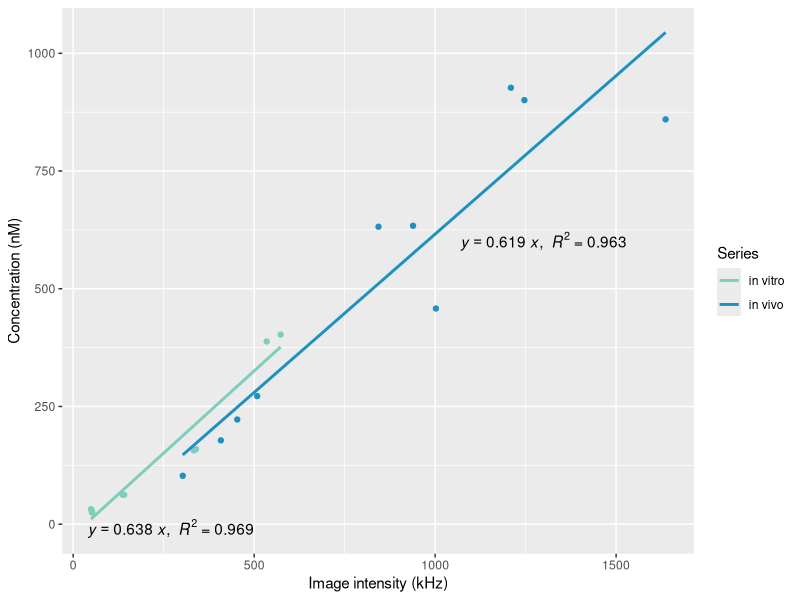
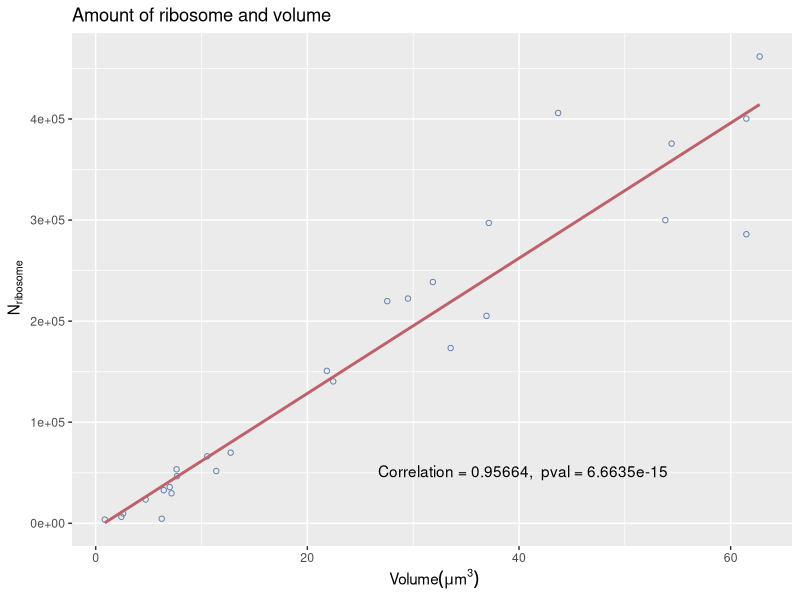
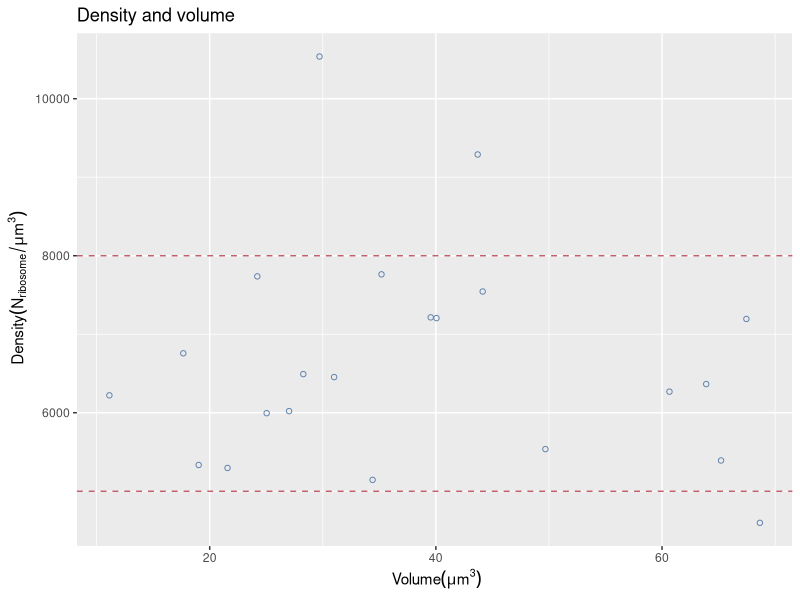
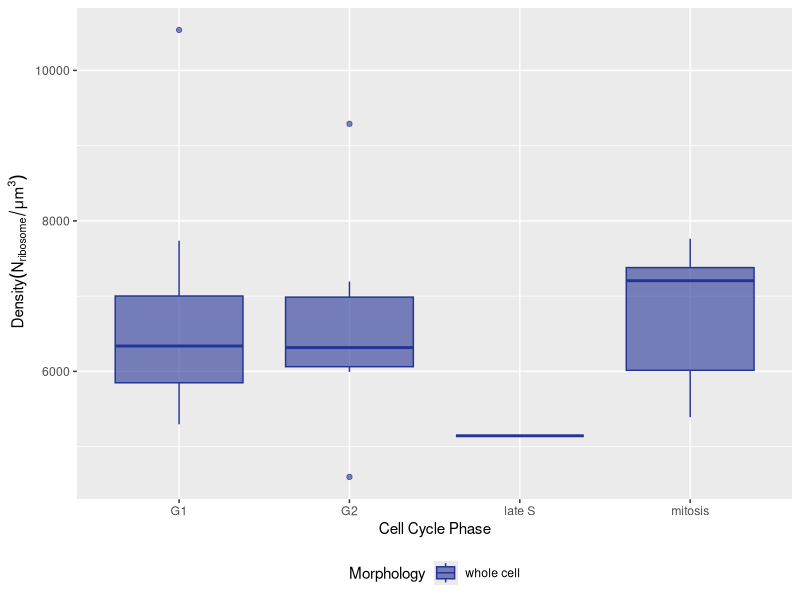
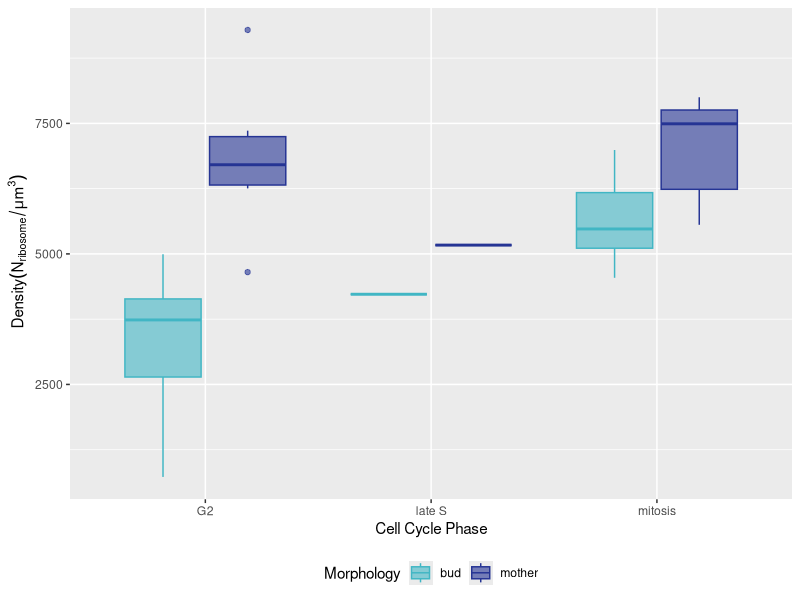
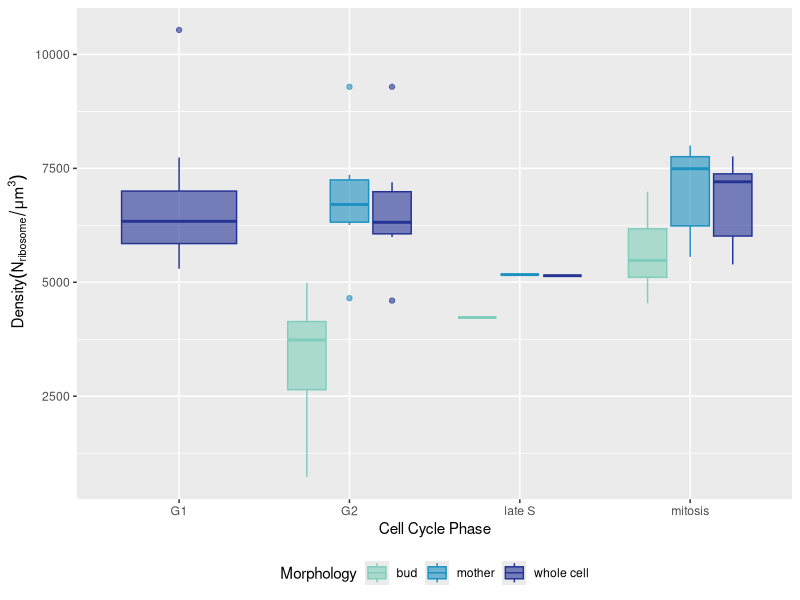

These charts were generated, in order, by the following R code:
#############
# Procedure #
############# 
library(ggplot2)
library(dplyr)

###############################################################################
# Calibration EGFP in vitro and in vivo
egfpsol <- read.csv('Data/egfpsol.csv', header = TRUE)
colnames(egfpsol) <- c('x','y')
egfp1 <- read.csv('Data/egfp1.csv', header = TRUE)
colnames(egfp1) <- c('x','y')

egfp <- data.frame(x1 = egfpsol$x,
                   y1 = egfpsol$y,
                   x2 = egfp1$x,
                   y2 = egfp1$y)

lm_eq <- function(df){
    m <- lm(y ~ 0+x, df); #intercept at 0,0
    eq <- substitute(italic(y) ==  b ~italic(x)*','~~italic(R)^2~'='~r2,
                     list(b = format(unname(coef(m)[1]), digits = 3),
                          r2 = format(summary(m)$r.squared, digits = 3)))
    as.character(as.expression(eq));
}

ggplot(egfp) + 
    geom_point(aes(x1,y1), colour='#7fcdbb') + geom_smooth(aes(x=x1,y=y1,colour='in vitro'), method=lm, se=FALSE) +
    geom_point(aes(x2,y2), colour='#1d91c0') + geom_smooth(aes(x=x2,y=y2,colour='in vivo'), method=lm, se=FALSE) +
    annotate('text', x = 270, y = -10, label = lm_eq(egfpsol), parse = TRUE) +
    annotate('text', x = 1300, y = 600, label = lm_eq(egfp1), parse = TRUE) +
    scale_color_manual(name = "Series",             
                       values = c('in vitro' = '#7fcdbb',  
                                  'in vivo' = '#1d91c0')) +
    labs(x = 'Image intensity (kHz)', y = 'Concentration (nM)')

###############################################################################
# Plot yeast N_corrected against Volume with reg_line and correlation
# Only mother & buds
rpl <- read.csv('Data/rpl3.csv',sep=';', header = TRUE)
## Exclude whole cells
idtf <- rpl[,2]!='whole cell'
rpl <- rpl[idtf,]
lm_eq <- function(df){
    m <- lm(Number_corrected ~ 0+Volume, df);
    corr <- cor.test(df[[3]],df[[4]])
    eq <- substitute(~~Correlation~'='~c *','~~pval~'='~p, #only corr, no regression
                     list(c = format(unname(corr$estimate), digits = 5),
                          p = format(corr$p.value, digits = 5)))
    as.character(as.expression(eq));
}
fluoplot <- ggplot(data = rpl, mapping = aes(x = Volume, y = Number_corrected)) +
    geom_point(shape=1,color='#5e81ac') +
    geom_smooth(method = "lm", data = rpl, se=FALSE,color='#bf616a') # to add trendline
f <- fluoplot + 
    annotate("text", x = 40, y = 0.5e5, label = lm_eq(rpl), parse = TRUE) + #to show equation
    ggtitle('Amount of ribosome and volume') +
    xlab(~'Volume' (mu * m^3))+
    ylab(~N[ribosome]) 
print(f)

###############################################################################
# Plot yeast Density against Volume with 2 dashed lines
# whole cells
rpl <- read.csv('Data/rpl3.csv',sep=';', header = TRUE)
## Only whole cells
idtf <- rpl[,2]=='whole cell'
rpl <- rpl[idtf,]
lm_eq <- function(df){
    m <- lm(Volume ~ 0+Density, df);
    corr <- cor(df[4],df[5])
    eq <- substitute(Correlation~'='~c,
                     list(c = format(corr, digits = 5)))
    as.character(as.expression(eq));
}
fluoplot <- ggplot(data = rpl, mapping = aes(x = Volume, y = Density)) +
    geom_point(shape=1,color='#5e81ac') +
    geom_hline(yintercept=8000, linetype="dashed", color = "#bf616a") + #dash1
    geom_hline(yintercept=5000, linetype="dashed", color = "#bf616a") #dash2
f <- fluoplot + 
    ggtitle('Density and volume') +
    xlab(~'Volume' (mu * m^3))+
    ylab(~'Density' (N[ribosome]/mu * m^3)) 
print(f)

###############################################################################
# Grouped boxplot of whole cells (density) vs all cell cycle phase
rpl <- read.csv('Data/rpl3.csv',sep=';', header = TRUE)
## Only whole cells
idtf <- rpl[,2]=='whole cell'
rpl <- rpl[idtf,]
rpl <- rpl[c(1,2,5)] #Choose only relevant columns
colnames(rpl) <- c('CellCyclePhase', 'Morphology','Density') #Rename cols for better legends
ylgnbl <- c(#'#c7e9b4',
    #'#41b6c4',
    '#253494')
rpl$Morphology<-factor(rpl$Morphology) #Set this column as factor
rpl$CellCyclePhase<-factor(rpl$CellCyclePhase)
bp <- ggplot(rpl, aes(CellCyclePhase, Density, colour=Morphology,fill=Morphology)) +
    geom_boxplot(outlier.shape = 21,alpha=0.6)+
    ylab(~'Density' (N[ribosome]/mu * m^3))+
    xlab('Cell Cycle Phase')
bp + 
    scale_fill_manual(values=ylgnbl) + 
    scale_colour_manual(values=ylgnbl) + 
    theme(legend.position = "bottom")

###############################################################################
# Grouped boxplot of mother & bud (density) vs cellcycle phase 
rpl <- read.csv('Data/rpl3.csv',sep=';', header = TRUE)
## Exclude whole cells
idtf <- rpl[,2]!='whole cell'
rpl <- rpl[idtf,]
rpl <- rpl[c(1,2,5)] #Choose only relevant columns
colnames(rpl) <- c('CellCyclePhase', 'Morphology','Density') #Rename cols for better legends
ylgnbl <- c(#'#c7e9b4',
    '#41b6c4',
    '#253494')
rpl$Morphology<-factor(rpl$Morphology) #Set this column as factor
rpl$CellCyclePhase<-factor(rpl$CellCyclePhase)
bp <- ggplot(rpl, aes(CellCyclePhase, Density, colour=Morphology,fill=Morphology)) +
    geom_boxplot(outlier.shape = 21,alpha=0.6)+
    ylab(~'Density' (N[ribosome]/mu * m^3))+
    xlab('Cell Cycle Phase')
bp + 
    scale_fill_manual(values=ylgnbl) + 
    scale_colour_manual(values=ylgnbl) + 
    theme(legend.position = "bottom")

###############################################################################
# Grouped boxplot all
rpl <- read.csv('Data/rpl3.csv',sep=';', header = TRUE)
rpl <- rpl[c(1,2,5)] #Choose only relevant columns
colnames(rpl) <- c('CellCyclePhase', 'Morphology','Density') #Rename cols for better legends
ylgnbl <- c('#7fcdbb',
            '#1d91c0',
            '#253494')
rpl$Morphology<-factor(rpl$Morphology) #Set this column as factor
rpl$CellCyclePhase<-factor(rpl$CellCyclePhase)
bp <- ggplot(rpl, aes(CellCyclePhase, Density, colour=Morphology,fill=Morphology)) +
    geom_boxplot(outlier.shape = 21,alpha=0.6)+
    ylab(~'Density' (N[ribosome]/mu * m^3))+
    xlab('Cell Cycle Phase')
bp + 
    scale_fill_manual(values=ylgnbl) + 
    scale_colour_manual(values=ylgnbl) + 
    theme(legend.position = "bottom")

